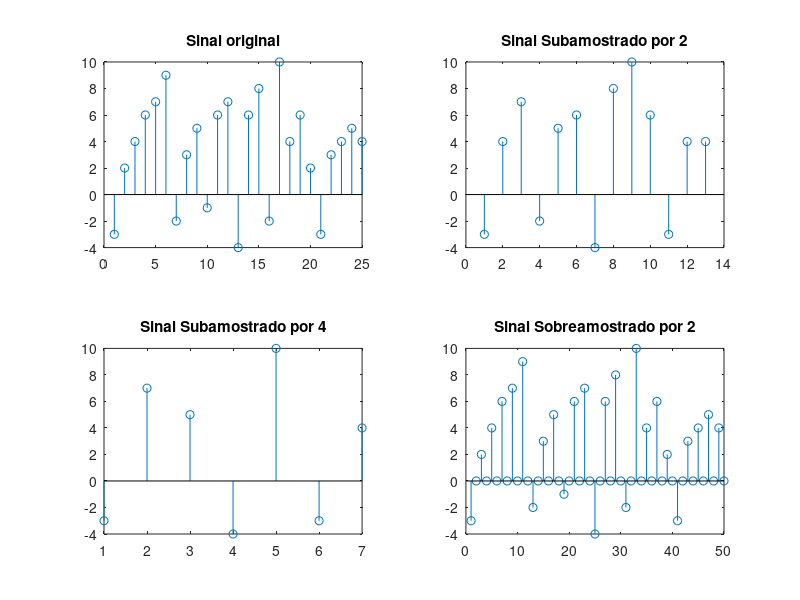

Source code (MATLAB):
pkg load signal
clc
clear all
close all
disp('Processando...');
subplot(2,2,1);
x=[-3 2 4 6 7 9 -2 3 5 -1 6 7 -4 6 8 -2 10 4 6 2 -3 3 4 5 4];
stem(x);
title('Sinal original');
subplot(2,2,2);
M = 2;
y = downsample(x,M); %Subamostragem
stem(y);
title('Sinal Subamostrado por 2');
subplot(2,2,3);
M = 4;
y = downsample(x,M); %Subamostragem
stem(y);
title('Sinal Subamostrado por 4');
subplot(2,2,4);
L = 2;
k = upsample(x,L); %Sobreamostragem
stem(k);
title('Sinal Sobreamostrado por 2');
disp('Fim');

